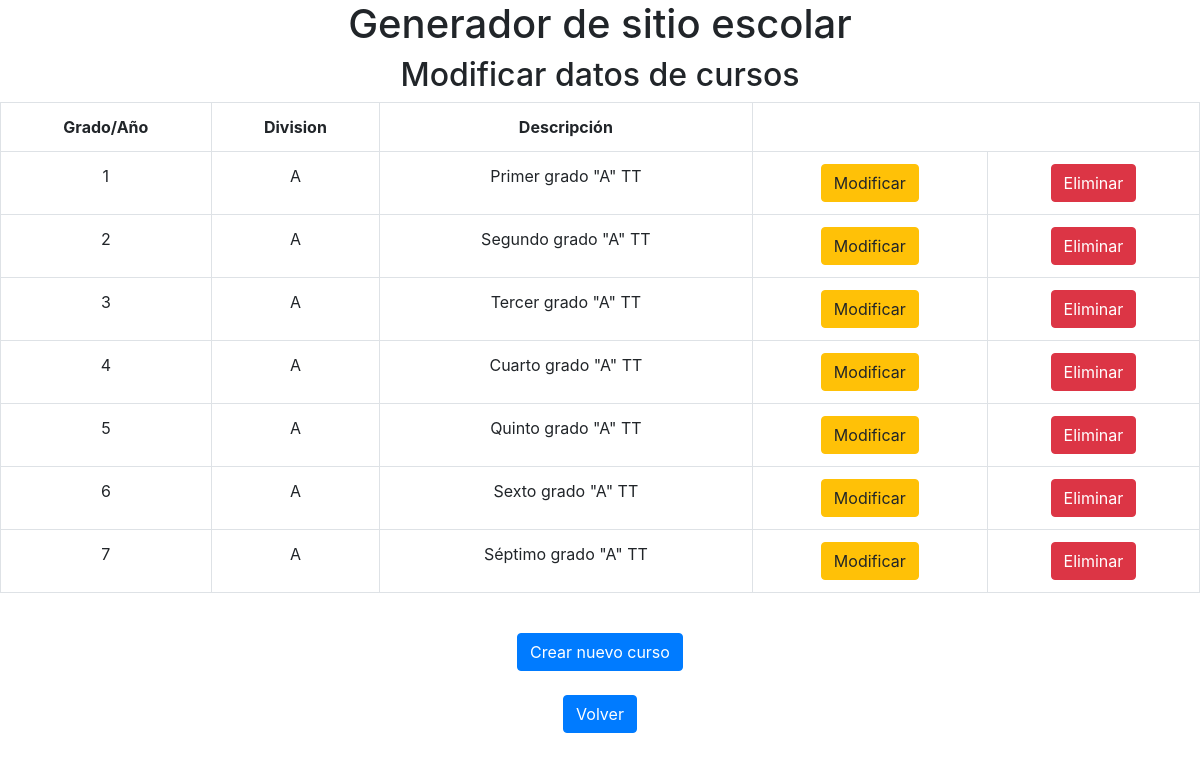
Page /cursos on the committed database.
### tables this page shows
CREATE TABLE "cursos" (
	`anio`	INTEGER NOT NULL,
	`division`	TEXT,
	`descripcion`	TEXT NOT NULL,
	`id`	INTEGER NOT NULL PRIMARY KEY AUTOINCREMENT
);

### app.py (the view)
@app.route("/cursos")
def cursos():
    if request.args.get("mensaje"):
        mensaje = request.args.get("mensaje")
    else:
        mensaje = None
    rc = RepositorioCurso()
    cursos = rc.get_all()
    form = FlaskForm()
    return render_template("cursos.html", mensaje = mensaje, cursos = cursos,
            form=form)

### repositorio_curso.py (called while the page is built)
    def get_all(self):
        cursos_sql = "SELECT id, anio, division, descripcion FROM cursos";
        self.cursor.execute(cursos_sql)
        cursos = []
        for row in self.cursor.fetchall():
            cursos.append(Curso(row[0], row[1], row[2], row[3] ))
        return cursos

### templates/cursos.html (shortened to what this page needs)
<!DOCTYPE html>
<html>
    <head>
        <link rel="stylesheet" href="{{url_for('static', filename='bootstrap.min.css')}}">
    </head>
    <body class=text-center>
        <h1>Generador de sitio escolar</h1>
        <h2>Modificar datos de cursos</h2>
        <table class="table table-bordered table-hover">
            <tr>
                <th>Grado/Año</th><th>Division</th><th>Descripción</th>
            </tr>
            {% for c in cursos %}
            <tr>
                <td>{{ c.anio }}</td>
                <td>{{c.division}}</td>
                <td>{{c.descripcion}}</td>
                <td>
                    <form action="{{ url_for('update', id_curso = c.id) }}" method="get">
                        <button type="submit" class="btn btn-warning">Modificar</button>
                    </form>
                </td>
                <td>
                    <form action="{{ url_for('delete', id_curso=c.id) }}" method="post">
                        <button type="submit" class="btn btn-danger">Eliminar</button>
                    </form>
                </td>
            </tr>
            {% endfor %}
        </table><br>
        <form action="{{ url_for('create') }}" method="get">
            <button type="submit" class="btn btn-primary">Crear nuevo curso</button>
         </form>
         <br>
         <button type="button" onclick="window.location.href = '{{url_for('home')}}';" class="btn btn-primary">
             Volver
         </button>
    </body>
</html>

### rows in the picture
cursos: anio "1", division "A", descripcion "Primer grado \"A\" TT"
cursos: anio "2", division "A", descripcion "Segundo grado \"A\" TT"
cursos: anio "3", division "A", descripcion "Tercer grado \"A\" TT"
cursos: anio "4", division "A", descripcion "Cuarto grado \"A\" TT"
cursos: anio "5", division "A", descripcion "Quinto grado \"A\" TT"
cursos: anio "6", division "A", descripcion "Sexto grado \"A\" TT"
cursos: anio "7", division "A", descripcion "Séptimo grado \"A\" TT"
